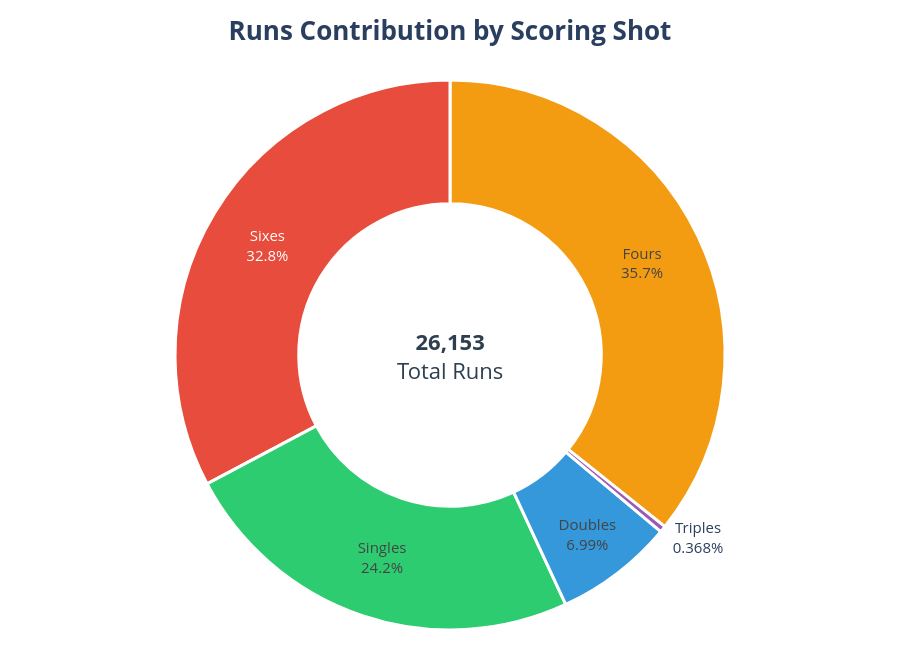

The notebook cell saved with this chart:
### Code cell
import plotly.graph_objects as go

# Data
labels = ["Singles", "Doubles", "Triples", "Fours", "Sixes"]

values = [
    (df["runs_of_bat"] == 1).sum() * 1,
    (df["runs_of_bat"] == 2).sum() * 2,
    (df["runs_of_bat"] == 3).sum() * 3,
    (df["runs_of_bat"] == 4).sum() * 4,
    (df["runs_of_bat"] == 6).sum() * 6
]

# Total Runs
total_runs = int(df["runs_of_bat"].sum())

# Donut Chart
fig = go.Figure(
    go.Pie(
        labels=labels,
        values=values,
        hole=0.55,
        textinfo="label+percent",
        textfont_size=15,
        marker=dict(
            colors=[
                "#2ECC71",   # Singles - Green
                "#3498DB",   # Doubles - Blue
                "#9B59B6",   # Triples - Purple
                "#F39C12",   # Fours - Orange
                "#E74C3C"    # Sixes - Red
            ],
            line=dict(color="white", width=3)
        ),
        hovertemplate="<b>%{label}</b><br>Runs: %{value:,}<br>Percentage: %{percent}<extra></extra>"
    )
)

# Layout
fig.update_layout(
    title={
        "text": "<b>Runs Contribution by Scoring Shot</b>",
        "x": 0.5,
        "xanchor": "center",
        "font": dict(size=26)
    },
    annotations=[
        dict(
            text=f"<b>{total_runs:,}</b><br>Total Runs",
            x=0.5,
            y=0.5,
            showarrow=False,
            font=dict(size=22, color="#2c3e50")
        )
    ],
    showlegend=False,
    width=900,
    height=650,
    margin=dict(t=80, b=20, l=20, r=20)
)

fig.show()

### Figure 1 — Plotly figure (JSON) as saved in the notebook; plotly's stock layout.template omitted (floating-point values rounded to 4 significant figures)
{"data": [{"hole": 0.55, "hovertemplate": "<b>%{label}</b><br>Runs: %{value:,}<br>Percentage: %{percent}<extra></extra>", "labels": ["Singles", "Doubles", "Triples", "Fours", "Sixes"], "marker": {"colors": ["#2ECC71", "#3498DB", "#9B59B6", "#F39C12", "#E74C3C"], "line": {"color": "white", "width": 3}}, "textfont": {"size": 15}, "textinfo": "label+percent", "type": "pie", "values": [6308, 1826, 96, 9332, 8556]}], "layout": {"annotations": [{"font": {"color": "#2c3e50", "size": 22}, "showarrow": false, "text": "<b>26,153</b><br>Total Runs", "x": 0.5, "y": 0.5}], "height": 650, "margin": {"b": 20, "l": 20, "r": 20, "t": 80}, "showlegend": false, "title": {"font": {"size": 26}, "text": "<b>Runs Contribution by Scoring Shot</b>", "x": 0.5, "xanchor": "center"}, "width": 900}}
